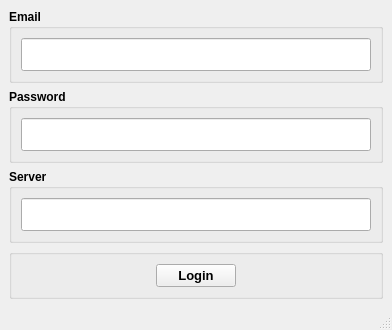
<?xml version="1.0" encoding="UTF-8"?>
<ui version="4.0">
 <class>LoginWindow</class>
 <widget class="QMainWindow" name="LoginWindow">
  <property name="geometry">
   <rect>
    <x>0</x>
    <y>0</y>
    <width>392</width>
    <height>319</height>
   </rect>
  </property>
  <property name="font">
   <font>
    <stylestrategy>PreferDefault</stylestrategy>
   </font>
  </property>
  <property name="windowTitle">
   <string>Login</string>
  </property>
  <property name="layoutDirection">
   <enum>Qt::LeftToRight</enum>
  </property>
  <widget class="QWidget" name="centralwidget">
   <property name="sizePolicy">
    <sizepolicy hsizetype="Preferred" vsizetype="Preferred">
     <horstretch>0</horstretch>
     <verstretch>0</verstretch>
    </sizepolicy>
   </property>
   <property name="mouseTracking">
    <bool>true</bool>
   </property>
   <property name="contextMenuPolicy">
    <enum>Qt::DefaultContextMenu</enum>
   </property>
   <layout class="QVBoxLayout" name="verticalLayout">
    <item>
     <widget class="QGroupBox" name="groupBox">
      <property name="maximumSize">
       <size>
        <width>16777215</width>
        <height>80</height>
       </size>
      </property>
      <property name="font">
       <font>
        <weight>75</weight>
        <bold>true</bold>
       </font>
      </property>
      <property name="title">
       <string>Email</string>
      </property>
      <layout class="QHBoxLayout" name="horizontalLayout">
       <item>
        <widget class="QLineEdit" name="lineEdit_email">
         <property name="font">
          <font>
           <pointsize>16</pointsize>
          </font>
         </property>
        </widget>
       </item>
      </layout>
     </widget>
    </item>
    <item>
     <widget class="QGroupBox" name="groupBox_2">
      <property name="maximumSize">
       <size>
        <width>16777215</width>
        <height>80</height>
       </size>
      </property>
      <property name="font">
       <font>
        <weight>75</weight>
        <bold>true</bold>
       </font>
      </property>
      <property name="title">
       <string>Password</string>
      </property>
      <layout class="QHBoxLayout" name="horizontalLayout_2">
       <item>
        <widget class="QLineEdit" name="lineEdit_password">
         <property name="font">
          <font>
           <pointsize>16</pointsize>
          </font>
         </property>
         <property name="echoMode">
          <enum>QLineEdit::PasswordEchoOnEdit</enum>
         </property>
        </widget>
       </item>
      </layout>
     </widget>
    </item>
    <item>
     <widget class="QGroupBox" name="groupBox_3">
      <property name="maximumSize">
       <size>
        <width>16777215</width>
        <height>80</height>
       </size>
      </property>
      <property name="font">
       <font>
        <weight>75</weight>
        <bold>true</bold>
       </font>
      </property>
      <property name="title">
       <string>Server</string>
      </property>
      <layout class="QHBoxLayout" name="horizontalLayout_3">
       <item>
        <widget class="QLineEdit" name="lineEdit_server">
         <property name="font">
          <font>
           <pointsize>16</pointsize>
          </font>
         </property>
        </widget>
       </item>
      </layout>
     </widget>
    </item>
    <item>
     <widget class="QGroupBox" name="groupBox_4">
      <property name="minimumSize">
       <size>
        <width>0</width>
        <height>50</height>
       </size>
      </property>
      <property name="title">
       <string/>
      </property>
      <layout class="QHBoxLayout" name="horizontalLayout_4">
       <item>
        <widget class="QPushButton" name="pushButton_login">
         <property name="maximumSize">
          <size>
           <width>80</width>
           <height>16777215</height>
          </size>
         </property>
         <property name="font">
          <font>
           <pointsize>10</pointsize>
           <weight>75</weight>
           <bold>true</bold>
          </font>
         </property>
         <property name="focusPolicy">
          <enum>Qt::StrongFocus</enum>
         </property>
         <property name="layoutDirection">
          <enum>Qt::LeftToRight</enum>
         </property>
         <property name="text">
          <string>Login</string>
         </property>
        </widget>
       </item>
      </layout>
     </widget>
    </item>
   </layout>
  </widget>
  <widget class="QMenuBar" name="menubar">
   <property name="geometry">
    <rect>
     <x>0</x>
     <y>0</y>
     <width>392</width>
     <height>21</height>
    </rect>
   </property>
  </widget>
  <widget class="QStatusBar" name="statusbar"/>
 </widget>
 <resources/>
 <connections/>
</ui>
